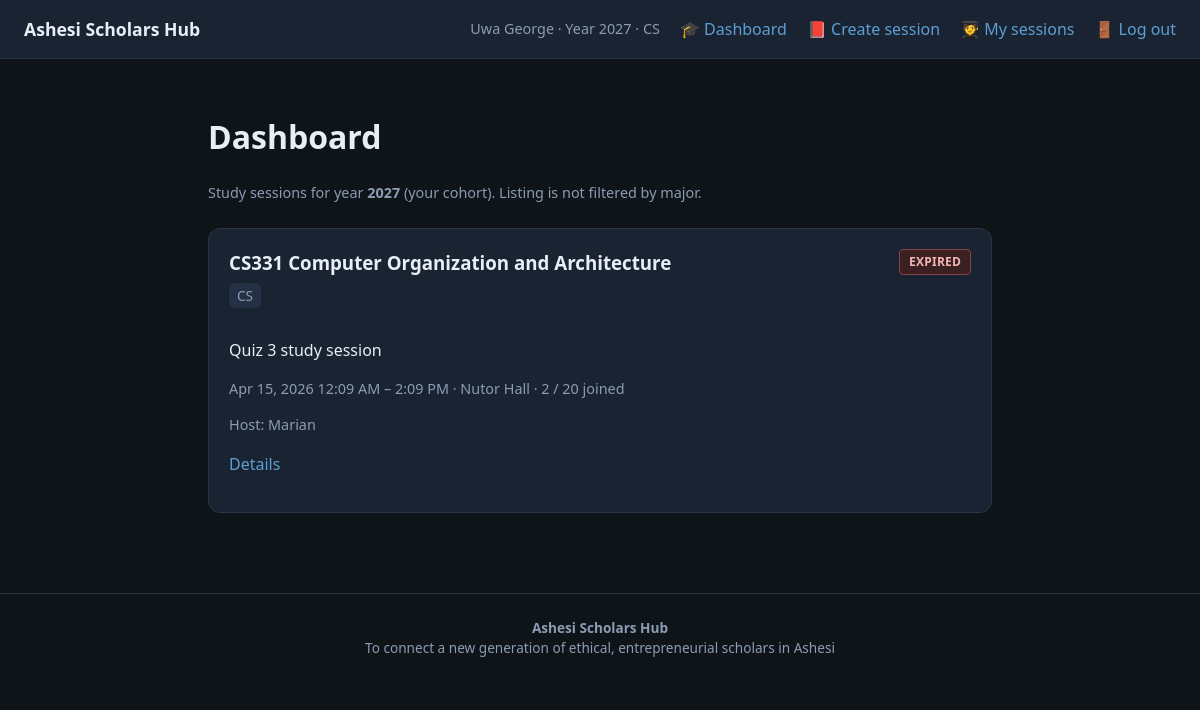
/index.php (signed in), run on the app's committed database.
### tables this page shows
CREATE TABLE `study_sessions` (
  `id` int(11) NOT NULL,
  `creator_id` int(11) NOT NULL,
  `course` varchar(100) NOT NULL,
  `description` text NOT NULL,
  `year_group` smallint(6) NOT NULL,
  `major` varchar(10) NOT NULL,
  `start_time` datetime NOT NULL,
  `end_time` datetime NOT NULL,
  `cancelled_at` timestamp NULL DEFAULT NULL,
  `location` varchar(255) NOT NULL,
  `capacity` int(11) NOT NULL,
  `created_at` timestamp NOT NULL DEFAULT current_timestamp()
);

CREATE TABLE `users` (
  `id` int(11) NOT NULL,
  `full_name` varchar(120) NOT NULL,
  `email` varchar(150) NOT NULL,
  `password_hash` varchar(255) NOT NULL,
  `year_group` smallint(6) NOT NULL,
  `major` varchar(10) NOT NULL,
  `created_at` timestamp NOT NULL DEFAULT current_timestamp()
);

### includes/auth.php (called while the page is built, shortened)
<?php
function current_user(): ?array
{
    $u = $_SESSION['user'] ?? null;
    return $u;
}

### index.php (the view, shortened to what this page needs)
<?php
require_once __DIR__ . '/includes/auth.php';
require_once __DIR__ . '/includes/helpers.php';
$user = current_user();
if ($user !== null) {
    $pdo = db();
    $year = (int) $user['year_group'];
    $stmt = $pdo->prepare(
        'SELECT s.id, s.course, s.description, s.major, s.start_time, s.end_time, s.cancelled_at, s.location, s.capacity, s.year_group,
                u.full_name AS creator_name,
                (SELECT COUNT(*) FROM session_participants sp WHERE sp.session_id = s.id) AS participant_count
         FROM study_sessions s
         JOIN users u ON u.id = s.creator_id
         WHERE s.year_group = ? AND s.cancelled_at IS NULL
         ORDER BY s.start_time ASC'
    );
    $stmt->execute([$year]);
    $sessions = $stmt->fetchAll();
}
require __DIR__ . '/includes/layout_header.php';
?>
<?php if ($user === null): ?>
    <section class="hero">
        <h1>Find study sessions with your cohort</h1>
        <p class="lede">Register with your year group, then use your dashboard to browse sessions for your year only.</p>
        <p class="hero-actions">
            <a class="btn btn-primary" href="register.php">Register</a>
            <a class="btn" href="login.php">Log in</a>
        </p>
    </section>
<?php else: ?>
    <h1>Dashboard</h1>
    <p class="meta">Study sessions for year <strong><?= h((string) $user['year_group']) ?></strong> (your cohort). Listing is not filtered by major.</p>
    <?php if (count($sessions) === 0): ?>
        <p>No sessions yet. <a href="create_session.php">Create the first one</a>.</p>
    <?php else: ?>
        <ul class="session-list">
            <?php foreach ($sessions as $s): ?>
                <li class="session-card">
                    <div class="session-card-head">
                        <div class="session-card-titles">
                            <h3><?= h($s['course']) ?></h3>
                            <p class="badge"><?= h($s['major']) ?></p>
                        </div>
                        <?= session_status_tag_html($s) ?>
                    </div>
                    <p><?= nl2br(h($s['description'])) ?></p>
                    <p class="meta">
                        <?= h(format_session_time_range((string) $s['start_time'], (string) $s['end_time'])) ?> ·
                        <?= h($s['location']) ?> ·
                        <?= (int) $s['participant_count'] ?> / <?= (int) $s['capacity'] ?> joined
                    </p>
                    <p class="meta">Host: <?= h($s['creator_name']) ?></p>
                    <p><a href="session_details.php?id=<?= (int) $s['id'] ?>">Details</a></p>
                </li>
            <?php endforeach; ?>
        </ul>
    <?php endif; ?>
<?php endif; ?>
<?php require __DIR__ . '/includes/layout_footer.php'; ?>

### includes/helpers.php (shortened to what this page needs)
<?php
function h(string $s): string
{
    return htmlspecialchars($s, ENT_QUOTES | ENT_SUBSTITUTE, 'UTF-8');
}
function session_row_is_cancelled(array $row): bool
{
    $c = $row['cancelled_at'] ?? null;
    return $c !== null && $c !== '';
}
function session_availability_state(array $row): string
{
    $endRaw = $row['end_time'] ?? '';
    if ($endRaw instanceof DateTimeInterface) {
        $endAt = DateTimeImmutable::createFromInterface($endRaw);
    } else {
        $s = trim((string) $endRaw);
        $s = str_replace('T', ' ', $s);
        $s = substr($s, 0, 19);
        $endAt = DateTimeImmutable::createFromFormat('Y-m-d H:i:s', $s);
    }
    return (new DateTimeImmutable('now') > $endAt) ? 'expired' : 'active';
}
function format_session_time_range(string $startSql, string $endSql): string
{
    $ts = strtotime($startSql);
    $te = strtotime($endSql);
    $startLabel = date('M j, Y g:i A', $ts);
    if (date('Y-m-d', $ts) === date('Y-m-d', $te)) {
        return $startLabel . ' – ' . date('g:i A', $te);
    }
    return $startLabel . ' – ' . date('M j, Y g:i A', $te);
}
function session_status_tag_html(array $row): string
{
    $state = session_availability_state($row);
    $map = [
        'active' => ['cls' => 'session-tag session-tag--active', 'label' => 'Active'],
        'expired' => ['cls' => 'session-tag session-tag--expired', 'label' => 'Expired'],
        'cancelled' => ['cls' => 'session-tag session-tag--cancelled', 'label' => 'Cancelled'],
    ];
    $item = $map[$state];
    return '<span class="' . h($item['cls']) . '">' . h($item['label']) . '</span>';
}

### style.css (style rules this page uses)
:root { --bg: #0f1419; --surface: #1a2332; --text: #e8eef5; --muted: #8b9cb3; --accent: #5b9fd4; --accent-dim: #3d7cae; --danger: #e07070; --ok: #6fcf97; --radius: 12px; --font: "Segoe UI", system-ui, sans-serif; }
* { box-sizing: border-box; }
body { margin: 0; min-height: 100vh; font-family: var(--font); background: var(--bg); color: var(--text); line-height: 1.5; }
a { color: var(--accent); text-decoration: none; }
.meta { color: var(--muted); font-size: 0.9rem; }
.badge { display: inline-block; padding: 0.15rem 0.5rem; border-radius: 6px; background: #243044; font-size: 0.85rem; color: var(--muted); }
.session-list { list-style: none; padding: 0; margin: 1.5rem 0 0; }
.session-card { padding: 1.25rem; margin-bottom: 1rem; border-radius: var(--radius); border: 1px solid #2a3545; background: var(--surface); }
.session-card h3 { margin: 0 0 0.35rem; }
.session-card-head { display: flex; flex-wrap: wrap; align-items: flex-start; justify-content: space-between; gap: 0.75rem 1rem; margin-bottom: 0.5rem; }
.session-card-titles .badge { margin-top: 0; }
.session-tag { display: inline-block; flex-shrink: 0; padding: 0.2rem 0.55rem; border-radius: 4px; font-size: 0.75rem; font-weight: 700; letter-spacing: 0.02em; text-transform: uppercase; }
.session-tag--expired { background: #3a2020; color: #f5b5b5; border: 1px solid #8a4545; }

### data on the page
study_sessions: course "CS331 Computer Organization and Architecture", major "CS", end_time "EXPIRED", description "Quiz 3 study session", start_time+end_time "Apr 15, 2026 12:09 AM – 2:09 PM", location "Nutor Hall", participant_count "2", capacity "20", creator.full_name "Marian"

### other printed values
$u['full_name'] "Uwa George"
$u['year_group'] "2027"
$u['major'] "CS"
$user['year_group'] "2027"
